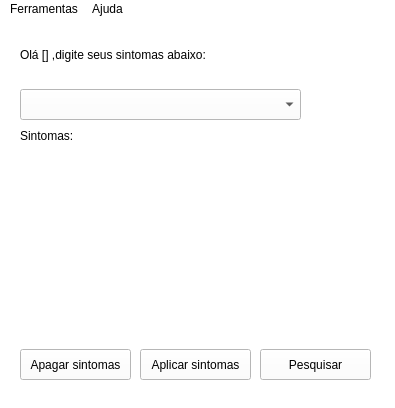
<?xml version="1.0" encoding="UTF-8"?>
<ui version="4.0">
 <class>MainWindow</class>
 <widget class="QMainWindow" name="MainWindow">
  <property name="enabled">
   <bool>true</bool>
  </property>
  <property name="geometry">
   <rect>
    <x>0</x>
    <y>0</y>
    <width>395</width>
    <height>408</height>
   </rect>
  </property>
  <property name="sizePolicy">
   <sizepolicy hsizetype="Maximum" vsizetype="Preferred">
    <horstretch>0</horstretch>
    <verstretch>0</verstretch>
   </sizepolicy>
  </property>
  <property name="font">
   <font>
    <family>Arial</family>
    <pointsize>9</pointsize>
   </font>
  </property>
  <property name="mouseTracking">
   <bool>false</bool>
  </property>
  <property name="tabletTracking">
   <bool>false</bool>
  </property>
  <property name="windowTitle">
   <string>Ficha de sintomas</string>
  </property>
  <property name="windowIcon">
   <iconset>
    <normalon>img/Dr.jpg</normalon>
   </iconset>
  </property>
  <property name="autoFillBackground">
   <bool>false</bool>
  </property>
  <property name="styleSheet">
   <string notr="true">background-color: rgb(255, 255, 255);</string>
  </property>
  <widget class="QWidget" name="centralWidget">
   <widget class="QPushButton" name="Btn_Apagar">
    <property name="geometry">
     <rect>
      <x>20</x>
      <y>330</y>
      <width>111</width>
      <height>31</height>
     </rect>
    </property>
    <property name="font">
     <font>
      <family>Arial</family>
      <pointsize>9</pointsize>
     </font>
    </property>
    <property name="text">
     <string>Apagar sintomas</string>
    </property>
   </widget>
   <widget class="QLabel" name="Label_Inicial">
    <property name="geometry">
     <rect>
      <x>20</x>
      <y>10</y>
      <width>291</width>
      <height>51</height>
     </rect>
    </property>
    <property name="text">
     <string>Olá [] ,digite seus sintomas abaixo:</string>
    </property>
   </widget>
   <widget class="QPushButton" name="Btn_AplicarSintomas">
    <property name="geometry">
     <rect>
      <x>140</x>
      <y>330</y>
      <width>111</width>
      <height>31</height>
     </rect>
    </property>
    <property name="text">
     <string>Aplicar sintomas</string>
    </property>
   </widget>
   <widget class="QPushButton" name="Btn_Pequisar">
    <property name="geometry">
     <rect>
      <x>260</x>
      <y>330</y>
      <width>111</width>
      <height>31</height>
     </rect>
    </property>
    <property name="text">
     <string>Pesquisar</string>
    </property>
   </widget>
   <widget class="QComboBox" name="Cbx_Sintomas">
    <property name="geometry">
     <rect>
      <x>20</x>
      <y>70</y>
      <width>281</width>
      <height>31</height>
     </rect>
    </property>
    <item>
     <property name="text">
      <string/>
     </property>
    </item>
    <item>
     <property name="text">
      <string>Dor de cabeça</string>
     </property>
    </item>
    <item>
     <property name="text">
      <string>Diarréia</string>
     </property>
    </item>
    <item>
     <property name="text">
      <string>Febre</string>
     </property>
    </item>
   </widget>
   <widget class="QLabel" name="Label_Sintomas">
    <property name="enabled">
     <bool>true</bool>
    </property>
    <property name="geometry">
     <rect>
      <x>20</x>
      <y>110</y>
      <width>281</width>
      <height>151</height>
     </rect>
    </property>
    <property name="mouseTracking">
     <bool>true</bool>
    </property>
    <property name="tabletTracking">
     <bool>true</bool>
    </property>
    <property name="autoFillBackground">
     <bool>false</bool>
    </property>
    <property name="text">
     <string>Sintomas:</string>
    </property>
    <property name="textFormat">
     <enum>Qt::AutoText</enum>
    </property>
    <property name="scaledContents">
     <bool>true</bool>
    </property>
    <property name="alignment">
     <set>Qt::AlignLeading|Qt::AlignLeft|Qt::AlignTop</set>
    </property>
    <property name="wordWrap">
     <bool>true</bool>
    </property>
    <property name="buddy">
     <cstring>Label_Sintomas</cstring>
    </property>
   </widget>
  </widget>
  <widget class="QMenuBar" name="menuBar">
   <property name="geometry">
    <rect>
     <x>0</x>
     <y>0</y>
     <width>395</width>
     <height>21</height>
    </rect>
   </property>
   <widget class="QMenu" name="menuTools">
    <property name="title">
     <string>Ferramentas</string>
    </property>
    <addaction name="actionAdd_patient"/>
   </widget>
   <widget class="QMenu" name="menuHelp">
    <property name="title">
     <string>Ajuda</string>
    </property>
   </widget>
   <addaction name="menuTools"/>
   <addaction name="menuHelp"/>
  </widget>
  <action name="actionNovo_paciente">
   <property name="icon">
    <iconset>
     <normalon>img/Dr.jpg</normalon>
    </iconset>
   </property>
   <property name="text">
    <string>Novo paciente</string>
   </property>
   <property name="toolTip">
    <string>Adicionar um novo paciente</string>
   </property>
   <property name="shortcut">
    <string>Ctrl+A</string>
   </property>
  </action>
  <action name="actionAdd_patient">
   <property name="text">
    <string>Novo paciente</string>
   </property>
  </action>
 </widget>
 <layoutdefault spacing="6" margin="11"/>
 <tabstops>
  <tabstop>Btn_AplicarSintomas</tabstop>
  <tabstop>Btn_Apagar</tabstop>
 </tabstops>
 <resources/>
 <connections/>
</ui>
